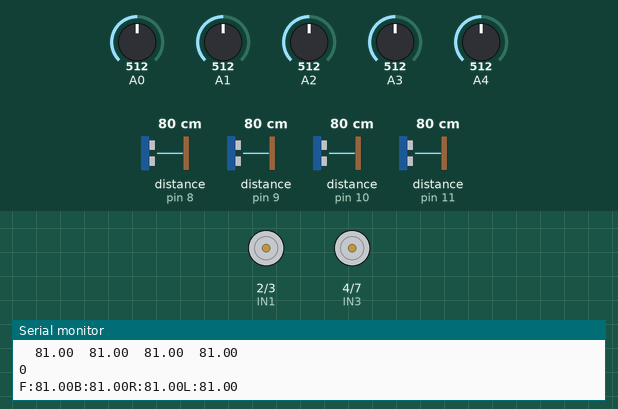
Simulated run of this sketch. Board: Arduino Uno, built with avr-gcc and run on an emulated ATmega328P. Shown: motor-driver pin pairs drawn as motors (green arrow = first pin HIGH = forward, orange = second pin HIGH = backward, longer = more drive, scaled by the enable pin), the last lines printed to the serial monitor. Inputs (shaded band) come from the test bench; at power-on: distance to the obstacle (sensors on pin 10, pin 8, pin 9, pin 11) 80 cm, A0 = 512, A1 = 512, A2 = 512, A3 = 512, A4 = 512.

Above: at 1.2 s.
1.3 s: distance to the obstacle (sensor on pin 10) set to 2 cm
At 2.0 s:
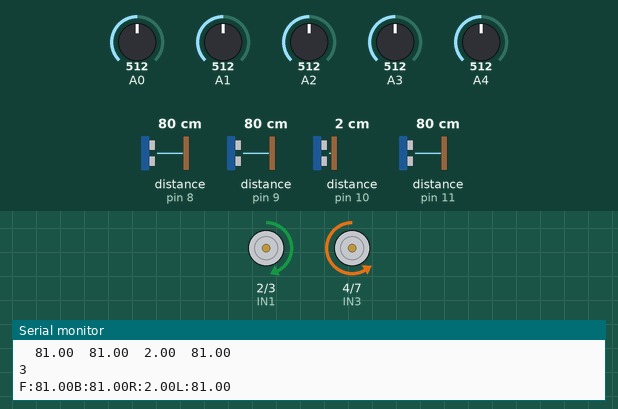
2.8 s: distance to the obstacle (sensor on pin 8) set to 45 cm
5.8 s: distance to the obstacle (sensor on pin 8) set to 36 cm
At 7.5 s:
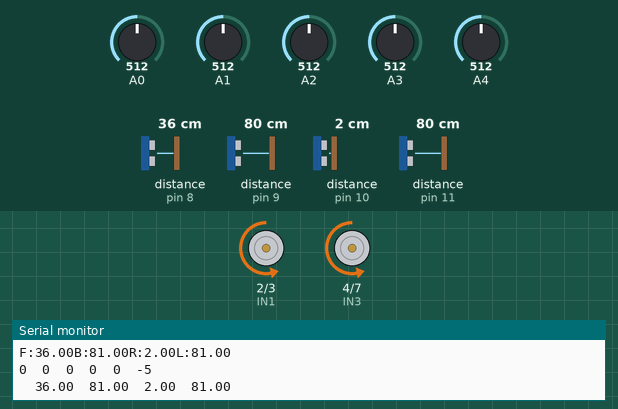
8.8 s: distance to the obstacle (sensor on pin 10) set to 299 cm
At 11.6 s:
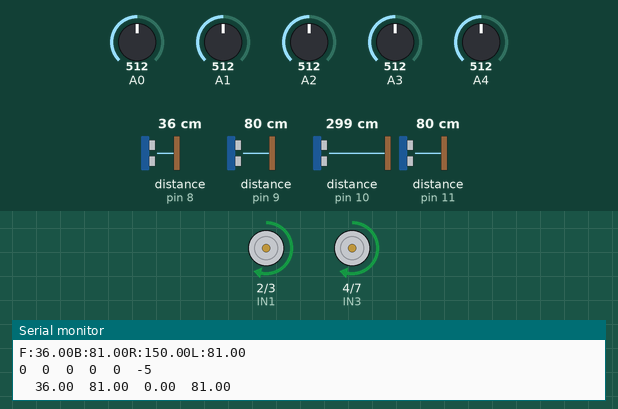
11.8 s: distance to the obstacle (sensor on pin 8) set to 60 cm
13.8 s: A0 set to 886
16.8 s: A0 set to 914
At 17.8 s:
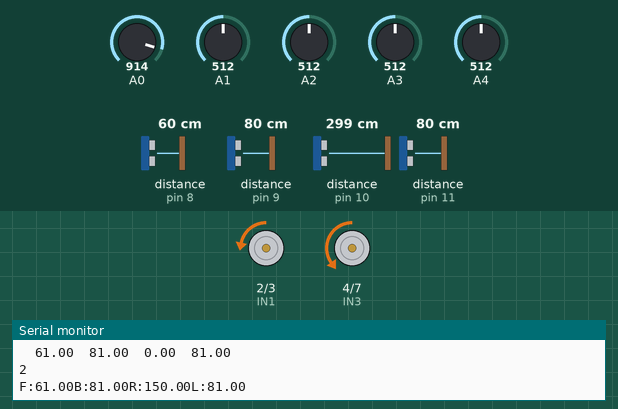
Timing chart, 0 to 20.8 s (numbered marks = the images above; inputs shaded):
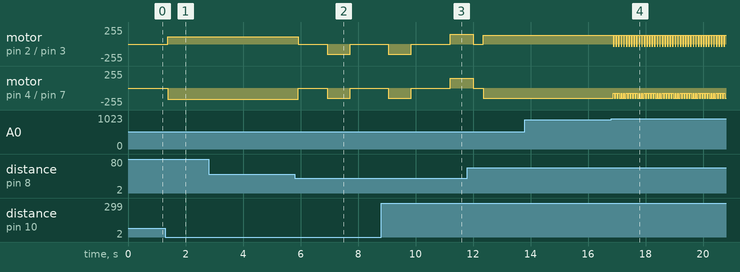

The sketch:

Final_coding.ino
```cpp
/////////////////////////////////////////Motor Control Setup///////////////////////////////////////////
#define IN1 2
#define IN2 3
#define ENA 5

#define IN3 4
#define IN4 7
#define ENB 6

int mode = -1;

float error_old = 0;

void motor_control_l(int direction, int speed)
{
  switch(direction)
  {
    case 1:  digitalWrite(IN1, HIGH);
             digitalWrite(IN2, LOW);
             analogWrite(ENA, speed);//0~255까지 입력
             break;

    case 0:  digitalWrite(IN1, LOW);
             digitalWrite(IN2, LOW);
             analogWrite(ENA, speed);
             break;

    case -1: digitalWrite(IN1, LOW);
             digitalWrite(IN2, HIGH);
             analogWrite(ENA, speed);
             break;
  }
}

void motor_control_r(int direction, int speed)
{
  switch(direction)
  {
    case 1:  digitalWrite(IN3, LOW);
             digitalWrite(IN4, HIGH);
             analogWrite(ENB, speed);//0~255까지 입력
             break;

    case 0:  digitalWrite(IN3, LOW);
             digitalWrite(IN4, LOW);
             analogWrite(ENB, speed);
             break;

    case -1: digitalWrite(IN3, HIGH);
             digitalWrite(IN4, LOW);
             analogWrite(ENB, speed);
             break;
  }
}
/////////////////////////////////////////Sonar Sensor Setup///////////////////////////////////////////
#include <NewPing.h>

#define SONAR_NUM 4
#define MAX_DISTANCE 150 //cm

float UltrasonicSensorData[SONAR_NUM]; //배열

NewPing sonar[SONAR_NUM] =
{
  NewPing(8, 8, MAX_DISTANCE),
  NewPing(9, 9, MAX_DISTANCE),
  NewPing(10, 10, MAX_DISTANCE),
  NewPing(11, 11, MAX_DISTANCE)
};

void read_ultrasonic_sensor(void)
{
  UltrasonicSensorData[0] = sonar[0].ping_cm();//Front
  UltrasonicSensorData[1] = sonar[1].ping_cm();//Rear
  UltrasonicSensorData[2] = sonar[2].ping_cm();//Right
  UltrasonicSensorData[3] = sonar[3].ping_cm();//Left
}

void Sonar_Data_Display(int flag)
{
  char Sonar_data_display[40];
  if(flag == 0) return;
  else
  {
    Serial.print("F:");
    Serial.print(UltrasonicSensorData[0]);
    Serial.print("B:");
    Serial.print(UltrasonicSensorData[1]);
    Serial.print("R:");
    Serial.print(UltrasonicSensorData[2]);
    Serial.print("L:");
    Serial.println(UltrasonicSensorData[3]);
  }
}

void Robot_Mode_Define(void)
{
  mode = -1;
  read_ultrasonic_sensor();

  for(int i = 0; i < 4; i++)
  {
    if(UltrasonicSensorData[i] == 0)
    {
      UltrasonicSensorData[i] = MAX_DISTANCE;
    }
  }

  Sonar_Data_Display(1);

  //////////////////////////// mode = 0 //////////////////////////////////////
  if(  (UltrasonicSensorData[2] >= 80) && (UltrasonicSensorData[3] >= 80)  )
  {
    mode = 0;
  }

  //////////////////////////// mode = 1 //////////////////////////////////////
  if(  (UltrasonicSensorData[2] <= 80) && (UltrasonicSensorData[3] <= 80)  )
  {
    mode = 1;
  }

  //////////////////////////// mode = 2 //////////////////////////////////////왼쪽 벽이 가까운 경우
  if(  UltrasonicSensorData[3] < UltrasonicSensorData[2]  )
  {
    mode = 2;
  }

  //////////////////////////// mode = 3 //////////////////////////////////////오른 쪽 벽이 가까운 경우
  if(  UltrasonicSensorData[2] < UltrasonicSensorData[3]   )
  {
    mode = 3;
  }
}

void robot_stop()
{
  motor_control_r(1, 0);
  motor_control_l(1, 0);
}

void robot_90_right_turn()
{
  motor_control_r(1, 0);
  motor_control_l(1, 0);

  delay(500);

  motor_control_r(-1, 150);
  motor_control_l(1, 150);

  delay(800); // 90도를 돌 때까지 시간 조정

  motor_control_r(1, 0);
  motor_control_l(1, 0);
}

void robot_90_left_turn()
{
  motor_control_r(1, 0);
  motor_control_l(1, 0);

  delay(500);

  motor_control_r(1, 150);
  motor_control_l(-1, 150);

  delay(800); // 90도를 돌 때까지 시간 조정

  motor_control_r(1, 0);
  motor_control_l(1, 0);
}

/////////////////////////////////////////Line Sensor Setup///////////////////////////////////////////////////////
#define LINE_DETECT_WHITE 1

int LineSensorPinData[5] = {0, };
int LineType = -1;
/////////////////////////////////////////Motor Control Setup///////////////////////////////////////////
#define DEBUG 1

/////////////////////////////////////////Line Sensor Setup///////////////////////////////////////////////////////

int read_digital_line_sensor(void)
{
  int i;
  int sum = 0;
  int data[5] = {0, };

  LineSensorPinData[0] = analogRead(A0);
  LineSensorPinData[1] = analogRead(A1);
  LineSensorPinData[2] = analogRead(A2);
  LineSensorPinData[3] = analogRead(A3);
  LineSensorPinData[4] = analogRead(A4);

  for(i = 0; i < 5; i++)
  {
    if(LineSensorPinData[i] > 900) LineSensorPinData[i] = 1; //라인이 있을경우 1, 라인이 없을 경우 0
    else LineSensorPinData[i] = 0;
  }

  for(i = 0; i < 5; i++)
  {
    if(LINE_DETECT_WHITE == 0)
    {
      LineSensorPinData[i] = 1 - LineSensorPinData[i];
    }
    sum += LineSensorPinData[i];
  }

  if(sum == 5)
  {
    return sum;
  }
  else if(sum == 2)
  {
    if(  (LineSensorPinData[3] == 1) && (LineSensorPinData[4] == 1)  ) return 3;
    if(  (LineSensorPinData[2] == 1) && (LineSensorPinData[3] == 1)  ) return 1;
    if(  (LineSensorPinData[1] == 1) && (LineSensorPinData[2] == 1)  ) return -1;
    if(  (LineSensorPinData[0] == 1) && (LineSensorPinData[1] == 1)  ) return -3;
  }
  else if(sum == 1)
  {
    if(LineSensorPinData[0] == 1) return -4;
    if(LineSensorPinData[1] == 1) return -2;
    if(LineSensorPinData[2] == 1) return 0;
    if(LineSensorPinData[3] == 1) return 2;
    if(LineSensorPinData[4] == 1) return 4;
  }
  else if(sum == 3)
  {
    return -10;
  }
  else
  {
    return -5;
  }
}

void send_serial_data(void)
{
  for(int i = 0; i < 5; i++)
  {
    Serial.print(LineSensorPinData[i]); //검은색 15~20 노란색 550이상
    Serial.print("  ");
  }

  Serial.println(LineType);
  Serial.print("  ");

  for(int i = 0; i < 4; i++)
  {
    Serial.print(UltrasonicSensorData[i]);
    Serial.print("  ");
  }
  Serial.println("  ");
}

void robot_line_trace(void)
{
  switch(LineType)
  {
    case -4:
            motor_control_r(1, 80); //속도 제어할 것
            motor_control_l(-1, 30);
            break;

    case -3:
            motor_control_r(1, 75);
            motor_control_l(-1, 40);
            break;

    case -2:
            motor_control_r(1, 70);
            motor_control_l(-1, 50);
            break;

    case -1:
            motor_control_r(1, 65);
            motor_control_l(-1, 50);
            break;

    case 0:
            motor_control_r(1, 100);
            motor_control_l(1, 100);
            break;

    case 1:
            motor_control_r(-1, 50);
            motor_control_l(1, 65);
            break;

    case 2:
            motor_control_r(-1, 50);
            motor_control_l(1, 70);
            break;

    case 3:
            motor_control_r(-1, 40);
            motor_control_l(1, 75);
            break;

    case 4:
            motor_control_r(-1, 30);
            motor_control_l(1, 80);
            break;

    case 5:
            motor_control_r(-1, 10);
            motor_control_l(-1, 10); //역주행으로 정지
            delay(500);
            motor_control_r(1, 0);
            motor_control_l(1, 0); //정지
            delay(1000);
            break;
  }
}


void setup()
{
  int i;

  pinMode(IN1, OUTPUT);
  pinMode(IN2, OUTPUT);
  pinMode(IN3, OUTPUT);
  pinMode(IN4, OUTPUT);
  pinMode(ENA, OUTPUT);
  pinMode(ENB, OUTPUT);
  Serial.begin(9600);
}

void loop()
{
  Serial.println(mode);
  Robot_Mode_Define();
  LineType = read_digital_line_sensor();
  read_ultrasonic_sensor();
  robot_line_trace();

  if(DEBUG == 1) send_serial_data();

  if(  (UltrasonicSensorData[0] <= 20) && (UltrasonicSensorData[0] > 0)  )
  {
    motor_control_r(1, 0);
    motor_control_l(1, 0);
  }
  else
  {
    motor_control_r(1, 100);
    motor_control_l(1, 100); //좌우 속도 맞추기
  }
////////////////////////////////////////////////////////미로탈출//////////////////////////////////////////////////////////
  if(mode == 1)
  {
    if(UltrasonicSensorData[0] > 40)
    {
      motor_control_l(1, 110);
      motor_control_r(1, 150);
    }
    else
    {
      robot_stop();
      delay(500);
    }
  }
  else if(mode == 3)
  {
    if(UltrasonicSensorData[0] > 40)
    {
      motor_control_l(1, 110);
      motor_control_r(1, 170);
    }
    else
    {
      robot_stop();
      delay(500);
      robot_90_left_turn();
      delay(300);
    }
  }
  else if(mode == 2)
  {
    if(UltrasonicSensorData[0] > 40)
    {
      motor_control_l(1, 130);
      motor_control_r(1, 150);
    }
    else
    {
      robot_stop();
      delay(500);
      robot_90_right_turn();
      delay(300);
    }
  }
  else
  {
    robot_stop();
  }
}
```

Measured:
- the behaviour switches between 41 and 40 cm on distance to the obstacle (sensor on pin 8) (found by bisection; images 1 and 2)
- the behaviour switches between 900 and 901 on A0 (found by bisection; images 3 and 4)
- after the input at 1.3 s, motor on pin 2 (IN1) / pin 3 (IN2): stopped → forward 110/255 after 0.08 s; motor on pin 4 (IN3) / pin 7 (IN4): stopped → backward 170/255 after 0.08 s
- after the input at 5.8 s, motor on pin 2 (IN1) / pin 3 (IN2): forward 110/255 → stopped after 0.12 s, → backward 150/255 1.0 s later, → stopped 0.80 s later; motor on pin 4 (IN3) / pin 7 (IN4): backward 170/255 → stopped after 0.12 s, → backward 150/255 1.0 s later, → stopped 0.80 s later
- after the input at 16.8 s, motor on pin 2 (IN1) / pin 3 (IN2): alternates forward 130/255 for 0.06 s and backward 30/255 for 0.03 s, starting after 0.08 s; motor on pin 4 (IN3) / pin 7 (IN4): alternates backward 150/255 for 0.06 s and backward 80/255 for 0.03 s, starting after 0.08 s
